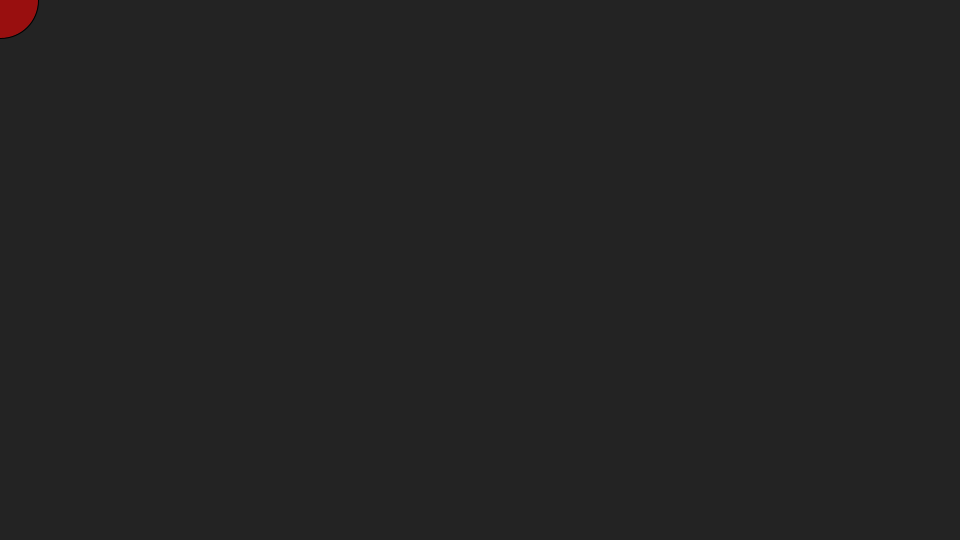
Frame 1 (no input)
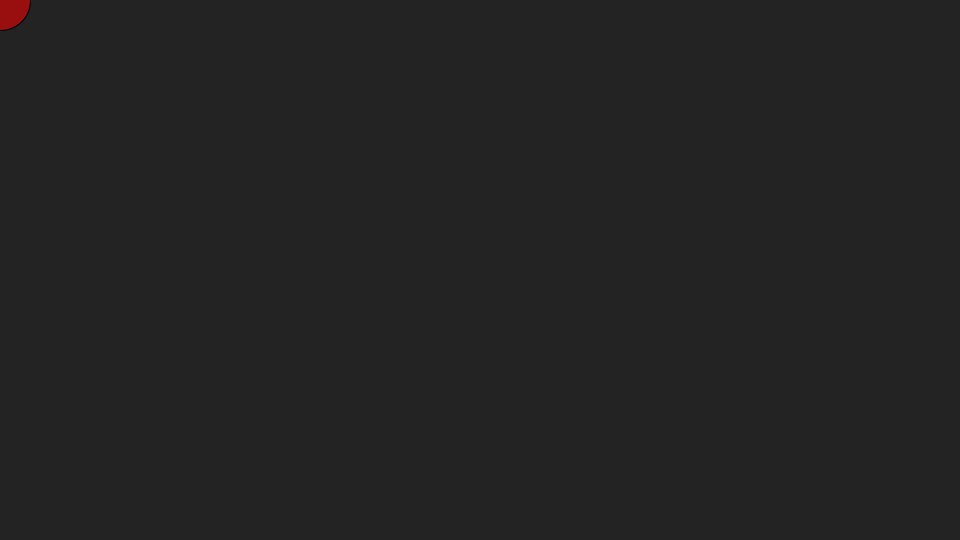
Frame 60 (the mouse pressed at the canvas centre just before this capture)
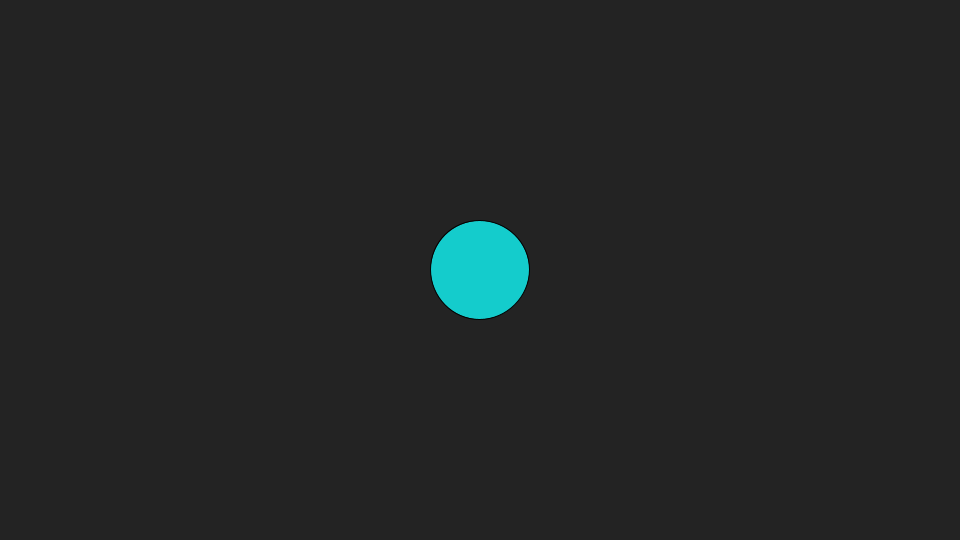
Frame 120 (the mouse held since frame 60 and released just before this capture)

The Processing sketch that drew these frames (run headless with seeded random() and noise(); from frame 60 on, the mouse is pressed at the canvas centre):

// Processing sketch: balls
// ── balls.pde
void setup() {
  size(960, 540);
  colorMode(HSB, 360, 100, 100);
}

float radius = 100; 
void draw() {
  background(50);
  radius = map(sin(frameCount / 16.0), -1, 1, 50, 100); 
  fill(map(mouseX, 0, 960, 0, 360), 90, map(mouseY, 0, 540, 60, 100));
  ellipse(mouseX, mouseY, radius, radius);
}
